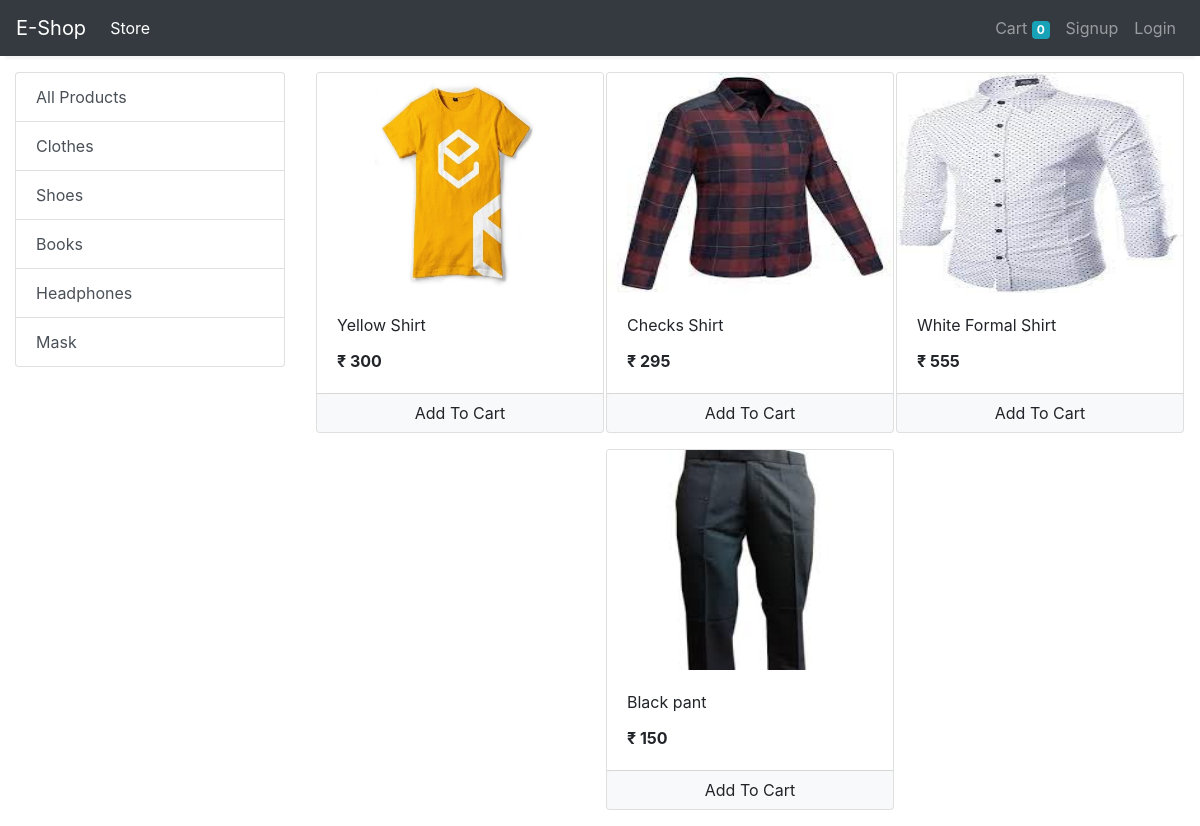
/store?category=1, run on the app's committed database.
### store/models/category.py (models this page shows, shortened)
class Category(models.Model):
    name = models.CharField(max_length=20)
    @staticmethod
    def get_all_categories():
        return Category.objects.all()

### store/models/product.py (models this page shows, shortened)
class Product(models.Model):
    name = models.CharField(max_length=50)
    price = models.IntegerField(default=0)
    category = models.ForeignKey(Category, on_delete=models.CASCADE, default=1)
    description = models.CharField(max_length=200, default='' , null=True , blank=True)
    image = models.ImageField(upload_to='uploads/products/')
    @staticmethod
    def get_all_products_by_categoryid(category_id):
        if category_id:
            return Product.objects.filter(category = category_id)
        else:
            return Product.get_all_products();

### store/views/home.py (the view)
# urls.py: path('' , include('store.urls'))
def store(request):
    cart = request.session.get('cart')
    if not cart:
        request.session['cart'] = {}
    products = None
    categories = Category.get_all_categories()
    categoryID = request.GET.get('category')
    if categoryID:
        products = Product.get_all_products_by_categoryid(categoryID)
    else:
        products = Product.get_all_products();
    data = {}
    data['products'] = products
    data['categories'] = categories
    return render(request, 'index.html', data)

### store/templatetags/cart.py (called while the page is built)
@register.filter(name='is_in_cart')
def is_in_cart(product  , cart):
    keys = cart.keys()
    for id in keys:
        if int(id) == product.id:
            return True
    return False;

### store/templatetags/custom_filter.py (called while the page is built)
@register.filter(name='currency')
def currency(number):
    return "₹ "+str(number)

### store/templates/index.html (shortened to what this page needs)
{% extends 'base.html' %}
{% block content %}
{% load cart %}
{% load custom_filter %}
<div class="container-fluid mt-3">
	<div class="row">
		<div class="col-lg-3 mx-auto">
			<div class="list-group">
				<a href="/" class="list-group-item list-group-item-action">All Products</a>
				{% for category in categories %}
				<a href="/?category={{category.id}}"
					class="list-group-item list-group-item-action">{{category.name}}</a>
				{% endfor %}
			</div>
		</div>
		<div id='products' class="col-lg-9 mx-auto">
			<div class="row mx-auto">
				{% for product in products %}
				<div class="card mx-auto mb-3" id={{product.id}} style="width: 18rem;">
					<img class="card-img-top" height="220px" width="290px" src="{{product.image.url}}"
						alt="Card image cap">
					<div class="card-body">
						<p class="card-title">{{product.name}}</p>
						<p class="card-text"><b>{{product.price|currency}}</b></p>
					</div>
					<div class="card-footer p-0 no-gutters">
						{% if product|is_in_cart:request.session.cart %}
						<div class="row no-gutters">
							<form action="/#{{product.id}}" class="col-2 " method="post">
								{% csrf_token %}
								<input hidden type="text" name='product' value='{{product.id}}'>
								<input hidden type="text" name='remove' value='True'>
								<input type="submit" value=" - " class="btn btn-block btn-light border-right">
							</form>
							<div class="text-center col">{{product|cart_quantity:request.session.cart}} in Cart</div>
							<form action="/#{{product.id}}" class="col-2 " method="post">
								{% csrf_token %}
								<input hidden type="text" name='product' value='{{product.id}}'>
								<input type="submit" value=" + " class="btn btn-block btn-light border-left">
							</form>
						</div>
						{% else %}
						<form action="/#{{product.id}}" method="POST" class="btn-block">
							<input type="submit" class="float-right btn btn-light  form-control" value="Add To Cart">
						</form>
						{% endif %}
					</div>
				</div>
				{% endfor %}
			</div>
		</div>
	</div>
</div>
{% endblock %}

### store/templates/base.html (shortened to what this page needs)
<!doctype html>
<html lang="en">
<head>
  <link rel="stylesheet" href="https://maxcdn.bootstrapcdn.com/bootstrap/4.0.0/css/bootstrap.min.css"
>
</head>
<body>
  <nav class="one-edge-shadow sticky-top navbar navbar-expand-lg navbar-dark bg-dark">
    <a class="navbar-brand" href="/">E-Shop</a>
    <div class="collapse navbar-collapse" id="navbarSupportedContent">
      <ul class="navbar-nav mr-auto">
        <li class="nav-item active">
          <a class="nav-link" href="/store">Store <span class="sr-only">(current)</span></a>
        </li>
      </ul>
      <ul class=" navbar-nav my-2 my-lg-0">
        <li class="nav-item ">
          <a class="nav-link" href="/cart">Cart
            <span class="badge badge-info">{{request.session.cart.keys|length}}</span>
            <span class="sr-only">(current)</span></a>
        </li>
        {% if request.session.customer %}
        <li class="nav-item ">
          <a class="nav-link" href="/orders">Orders<span class="sr-only">(current)</span></a>
        </li>
        <li class="nav-item ">
          <a class="nav-link" href="/logout">Logout<span class="sr-only">(current)</span></a>
        </li>
        {% else %}
        <li class="nav-item ">
          <a class="nav-link" href="/signup">Signup<span class="sr-only">(current)</span></a>
        </li>
        <li class="nav-item ">
          <a class="nav-link" href="/login">Login<span class="sr-only">(current)</span></a>
        </li>
        {% endif %}
      </ul>
    </div>
  </nav>
  {% block content %}{% endblock %}
</body>
</html>

### store/templates/base.html (style rules this page uses)
nav { background-color: white; }
.one-edge-shadow { box-shadow: 0 8px 2px -5px rgb(246, 245, 245); }

### data on the page
Category: name "Clothes"
Category: name "Shoes"
Category: name "Books"
Category: name "Headphones"
Category: name "Mask"
Product: {{ product.id }} 1 (drawn), image (picture), name "Yellow Shirt", price "₹ 300"
Product: image (picture), name "Checks Shirt", price "₹ 295"
Product: image (picture), name "White Formal Shirt", price "₹ 555"
Product: image (picture), name "Black pant", price "₹ 150"

### other printed values
{{ request.session.cart.keys|length }} "0"
